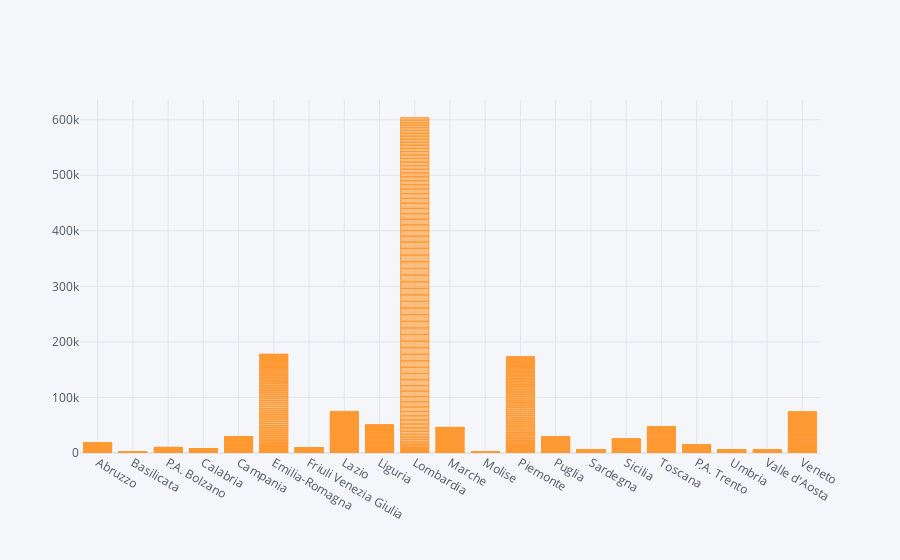

Notebook source saved alongside this figure:
### Code cell
df.iplot(kind="bar", x= 'RegionName', y= 'HospitalizedPatients')

### Figure 1 — Plotly figure (JSON) as saved in the notebook; plotly's stock layout.template omitted (floating-point values rounded to 4 significant figures; data arrays with more than 128 entries replaced by an {"elided": "..."} marker saying what was removed)
{"data": [{"marker": {"color": "rgba(255, 153, 51, 0.6)", "line": {"color": "rgba(255, 153, 51, 1.0)", "width": 1}}, "name": "HospitalizedPatients", "orientation": "v", "text": "", "type": "bar", "x": {"elided": "1785 str values"}, "y": {"elided": "1785 int values"}}], "layout": {"legend": {"bgcolor": "#F5F6F9", "font": {"color": "#4D5663"}}, "paper_bgcolor": "#F5F6F9", "plot_bgcolor": "#F5F6F9", "title": {"font": {"color": "#4D5663"}}, "xaxis": {"gridcolor": "#E1E5ED", "showgrid": true, "tickfont": {"color": "#4D5663"}, "title": {"font": {"color": "#4D5663"}, "text": ""}, "zerolinecolor": "#E1E5ED"}, "yaxis": {"gridcolor": "#E1E5ED", "showgrid": true, "tickfont": {"color": "#4D5663"}, "title": {"font": {"color": "#4D5663"}, "text": ""}, "zerolinecolor": "#E1E5ED"}}}
